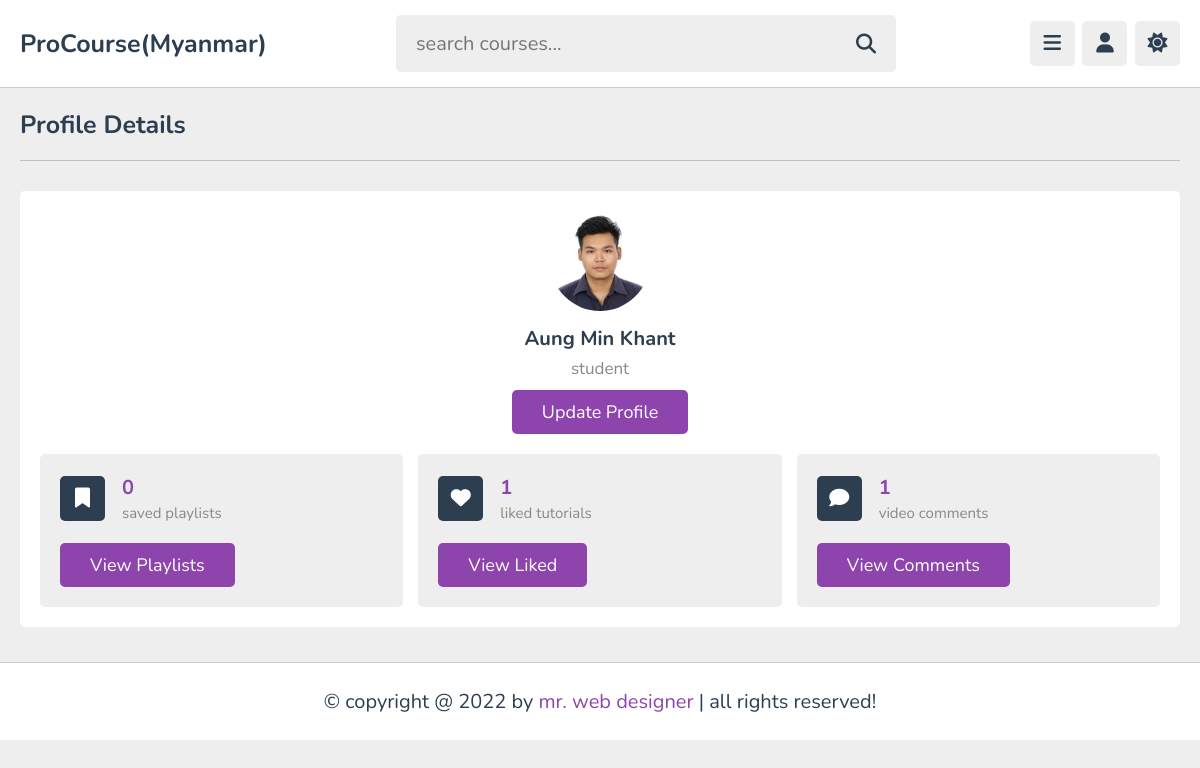
The page /profile.php (signed in) on the database its author committed.
### tables this page shows
CREATE TABLE `users` (
  `id` varchar(20) NOT NULL,
  `name` varchar(50) NOT NULL,
  `email` varchar(50) NOT NULL,
  `password` varchar(50) NOT NULL,
  `image` varchar(100) NOT NULL
);

### profile.php (the view, shortened to what this page needs)
<?php
include 'components/connect.php';
if(isset($_COOKIE['user_id'])){
   $user_id = $_COOKIE['user_id'];
}else{
   $user_id = '';
   header('location:login.php');
}
$select_likes = $conn->prepare("SELECT * FROM `likes` WHERE user_id = ?");
$select_likes->execute([$user_id]);
$total_likes = $select_likes->rowCount();
$select_comments = $conn->prepare("SELECT * FROM `comments` WHERE user_id = ?");
$select_comments->execute([$user_id]);
$total_comments = $select_comments->rowCount();
$select_bookmark = $conn->prepare("SELECT * FROM `bookmark` WHERE user_id = ?");
$select_bookmark->execute([$user_id]);
$total_bookmarked = $select_bookmark->rowCount();
?>
<!DOCTYPE html>
<html lang="en">
<head>
   <link rel="stylesheet" href="https://cdnjs.cloudflare.com/ajax/libs/font-awesome/6.2.0/css/all.min.css">
   <link rel="stylesheet" href="css/style.css">
</head>
<body>
<?php include 'components/user_header.php'; ?>
<section class="profile">
   <h1 class="heading">profile details</h1>
   <div class="details">
      <div class="user">
         <img src="uploaded_files/<?= $fetch_profile['image']; ?>" alt="">
         <h3><?= $fetch_profile['name']; ?></h3>
         <p>student</p>
         <a href="update.php" class="inline-btn">update profile</a>
      </div>
      <div class="box-container">
         <div class="box">
            <div class="flex">
               <i class="fas fa-bookmark"></i>
               <div>
                  <h3><?= $total_bookmarked; ?></h3>
                  <span>saved playlists</span>
               </div>
            </div>
            <a href="#" class="inline-btn">view playlists</a>
         </div>
         <div class="box">
            <div class="flex">
               <i class="fas fa-heart"></i>
               <div>
                  <h3><?= $total_likes; ?></h3>
                  <span>liked tutorials</span>
               </div>
            </div>
            <a href="#" class="inline-btn">view liked</a>
         </div>
         <div class="box">
            <div class="flex">
               <i class="fas fa-comment"></i>
               <div>
                  <h3><?= $total_comments; ?></h3>
                  <span>video comments</span>
               </div>
            </div>
            <a href="#" class="inline-btn">view comments</a>
         </div>
      </div>
   </div>
</section>
<footer class="footer">
   &copy; copyright @ 2022 by <span>mr. web designer</span> | all rights reserved!
</footer>
</body>
</html>

### css/style.css (style rules this page uses)
:root { --main-color:#8e44ad; --red:#e74c3c; --oragen:#f39c12; --white:#fff; --black:#2c3e50; --light-color:#888; --light-bg:#eee; --border:.1rem solid rgba(0,0,0,.2); }
* { font-family: 'Nunito', sans-serif; margin: 0; padding: 0; box-sizing: border-box; outline: none; border: none; text-decoration: none; }
html { font-size: 62.5%; overflow-x: hidden; }
body { background-color: var(--light-bg); padding-left: 30rem; }
section { padding:2rem; max-width: 1200px; margin: 0 auto; }
.btn, .option-btn, .delete-btn, .inline-btn, .inline-option-btn, .inline-delete-btn { border-radius: .5rem; padding: 1rem 3rem; font-size: 1.8rem; color: #fff; margin-top: 1rem; text-transform: capitalize; cursor: pointer; text-align: center; }
.inline-btn, .inline-option-btn, .inline-delete-btn { display: inline-block; }
.btn, .inline-btn { background-color: var(--main-color); }
.heading { padding-bottom: 1.8rem; border-bottom: var(--border); font-size: 2.5rem; color: var(--black); text-transform: capitalize; margin-bottom: 3rem; }
.profile .details { background-color: var(--white); border-radius: .5rem; padding: 2rem; }
.profile .details .user { text-align: center; margin-bottom: 2rem; }
.profile .details .user img { height: 10rem; width: 10rem; border-radius: 50%; object-fit: cover; margin-bottom: .5rem; }
.profile .details .user h3 { font-size: 2rem; margin: .5rem 0; color: var(--black); }
.profile .details .user p { font-size: 1.7rem; color: var(--light-color); }
.profile .details .box-container { display: flex; flex-wrap: wrap; align-items: flex-end; gap: 1.5rem; }
.profile .details .box-container .box { background-color: var(--light-bg); border-radius: .5rem; padding: 2rem; flex: 1 1 30rem; }
.profile .details .box-container .box .flex { display: flex; align-items: center; gap: 1.7rem; margin-bottom: 1rem; }
.profile .details .box-container .box .flex i { height: 4.5rem; width: 4.5rem; border-radius: .5rem; background-color: var(--black); line-height: 4.4rem; font-size: 2rem; color: var(--white); text-align: center; }
.profile .details .box-container .box .flex h3 { font-size: 2rem; color: var(--main-color); margin-bottom: .2rem; }
.profile .details .box-container .box .flex span { font-size: 1.5rem; color: var(--light-color); }
.footer { position: sticky; bottom: 0; right: 0; left: 0; background-color: var(--white); border-top: var(--border); padding:2.5rem 2rem; text-align: center; color: var(--black); font-size: 2rem; margin-top: 1.5rem; z-index: 1000; }
.footer span { color: var(--main-color); }
@media (max-width:1200px) { body { padding-left: 0; } }

### rows shown on the page
users: image (picture), name "Aung Min Khant"

### other values the page prints
$total_bookmarked "0"
$total_likes "1"
$total_comments "1"
